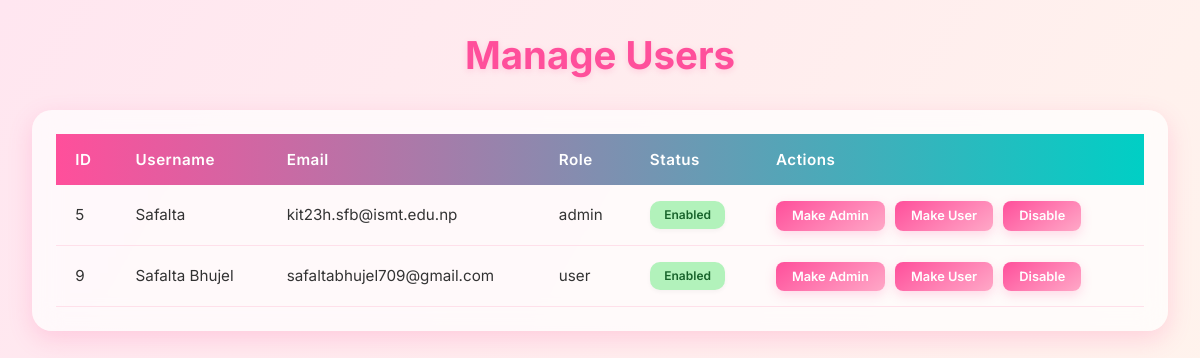
/admin/manage_users (signed in), run on the app's committed database.
### tables this page shows
CREATE TABLE users (
            id INTEGER PRIMARY KEY AUTOINCREMENT,
            username TEXT UNIQUE NOT NULL,
            email TEXT UNIQUE NOT NULL,
            password_hash TEXT NOT NULL,
            otp_secret TEXT NOT NULL,
            last_password_change TIMESTAMP DEFAULT CURRENT_TIMESTAMP,
            previous_password_hash TEXT,
            previous_password_hash2 TEXT,
            previous_password_hash3 TEXT,
            reset_token TEXT,
            reset_token_expiry TIMESTAMP,
            email_verified INTEGER DEFAULT 0,
            verification_token TEXT,
            verification_token_expiry TIMESTAMP,
            failed_login_attempts INTEGER DEFAULT 0,
            lockout_time TIMESTAMP,
            last_login DATETIME,
            role TEXT DEFAULT 'user',
            is_enabled INTEGER DEFAULT 1,
            profile_image TEXT DEFAULT NULL
        );

### app.py (the view)
@app.route('/admin/manage_users')
@admin_required
@permission_required('manage_users')
def manage_users():
    users = get_all_users()
    return render_template('admin/users.html', users=users)

### app.py (called while the page is built)
def get_db():
    conn = sqlite3.connect(DB_FILE)
    conn.row_factory = sqlite3.Row
    return conn

def get_all_users():
    db = get_db()
    return db.execute('SELECT * FROM users ORDER BY id').fetchall()

def admin_required(f):
    @wraps(f)
    def decorated_function(*args, **kwargs):
        if session.get('role') != 'admin':
            flash("Access denied.", "danger")
            return redirect(url_for('dashboard'))
        return f(*args, **kwargs)
    return decorated_function

def permission_required(permission):
    def wrapper(f):
        @wraps(f)
        def decorated_function(*args, **kwargs):
            if session.get('role') != 'admin':
                flash("Permission denied.", "danger")
                return redirect(url_for('dashboard'))
            return f(*args, **kwargs)
        return decorated_function
    return wrapper

@login_manager.user_loader
def load_user(user_id):
    db = get_db()
    row = db.execute('SELECT * FROM users WHERE id = ?', (user_id,)).fetchone()
    return User(row) if row else None

@app.context_processor
def inject_permissions():
    role_permissions = {
        'admin': ['manage_users', 'edit_posts', 'delete_posts', 'change_roles', 'enable_disable_users'],
        'moderator': ['edit_posts'],
        'user': []
    }
    user_role = session.get('role', 'user')
    return dict(role_permissions=role_permissions, user_role=user_role)

### templates/admin/users.html (shortened to what this page needs)
<!DOCTYPE html>
<html lang="en">
<head>
</head>
<body>
  <h2>Manage Users</h2>
  <div class="table-wrapper">
    <table>
      <thead>
        <tr>
          <th>ID</th>
          <th>Username</th>
          <th>Email</th>
          <th>Role</th>
          <th>Status</th>
          <th>Actions</th>
        </tr>
      </thead>
      <tbody>
        {% for user in users %}
        <tr>
          <td data-label="ID">{{ user.id }}</td>
          <td data-label="Username">{{ user.username }}</td>
          <td data-label="Email">{{ user.email }}</td>
          <td data-label="Role">{{ user.role }}</td>
          <td data-label="Status">
            <span class="badge {{ 'enabled' if user.is_enabled else 'disabled' }}">
              {{ 'Enabled' if user.is_enabled else 'Disabled' }}
            </span>
          </td>
          <td data-label="Actions">
            <a href="{{ url_for('change_role', user_id=user.id, new_role='admin') }}" class="btn">Make Admin</a>
            <a href="{{ url_for('change_role', user_id=user.id, new_role='user') }}" class="btn">Make User</a>
            <a href="{{ url_for('toggle_user', user_id=user.id) }}" class="btn">
              {{ 'Disable' if user.is_enabled else 'Enable' }}
            </a>
          </td>
        </tr>
        {% else %}
        <tr>
          <td colspan="6">No users found.</td>
        </tr>
        {% endfor %}
      </tbody>
    </table>
  </div>
</body>
</html>

### templates/admin/users.html (style rules this page uses)
:root { --bg: #ffe6f0; --card-bg: rgba(255, 255, 255, 0.7); --accent: #ff4f9b; --accent-2: #00cfc5; --hover: #ffa8c7; --text: #333; --badge-green: #b2f2bb; --badge-red: #ffc9c9; --badge-blue: #d0ebff; }
* { margin: 0; padding: 0; box-sizing: border-box; }
body { font-family: 'Inter', sans-serif; background: linear-gradient(120deg, #ffe6f0, #fff5ec); color: var(--text); padding: 2rem; min-height: 100vh; }
h2 { font-size: 2.4rem; margin-bottom: 2rem; color: var(--accent); text-align: center; text-shadow: 0 2px 6px rgba(255, 79, 155, 0.2); }
.table-wrapper { background: var(--card-bg); backdrop-filter: blur(14px); border-radius: 20px; padding: 1.5rem; box-shadow: 0 8px 24px rgba(255, 79, 155, 0.2); overflow-x: auto; }
table { width: 100%; border-collapse: collapse; font-size: 0.95rem; }
thead { background: linear-gradient(90deg, var(--accent), var(--accent-2)); color: white; }
th, td { padding: 1rem 1.2rem; text-align: left; }
th { font-weight: 600; letter-spacing: 0.5px; }
tbody tr { transition: background 0.3s ease; border-bottom: 1px solid #ffe0ea; }
.badge { padding: 0.4rem 0.9rem; border-radius: 10px; font-size: 0.75rem; font-weight: 600; display: inline-block; box-shadow: 0 2px 4px rgba(0, 0, 0, 0.04); }
.enabled { background-color: var(--badge-green); color: #17632b; }
.btn { padding: 0.45rem 1rem; font-size: 0.8rem; font-weight: 600; border-radius: 8px; cursor: pointer; text-decoration: none; border: none; background: linear-gradient(145deg, var(--accent), var(--hover)); color: white; margin-right: 6px; transition: transform 0.2s ease, box-shadow 0.2s ease; box-shadow: 0 4px 12px rgba(255, 79, 155, 0.2); }

### data on the page
users: id "5", username "Safalta", email "kit23h.sfb@ismt.edu.np", role "admin", is_enabled "Enabled", is_enabled "Disable"
users: id "9", username "Safalta Bhujel", email "safaltabhujel709@gmail.com", role "user", is_enabled "Enabled", is_enabled "Disable"
